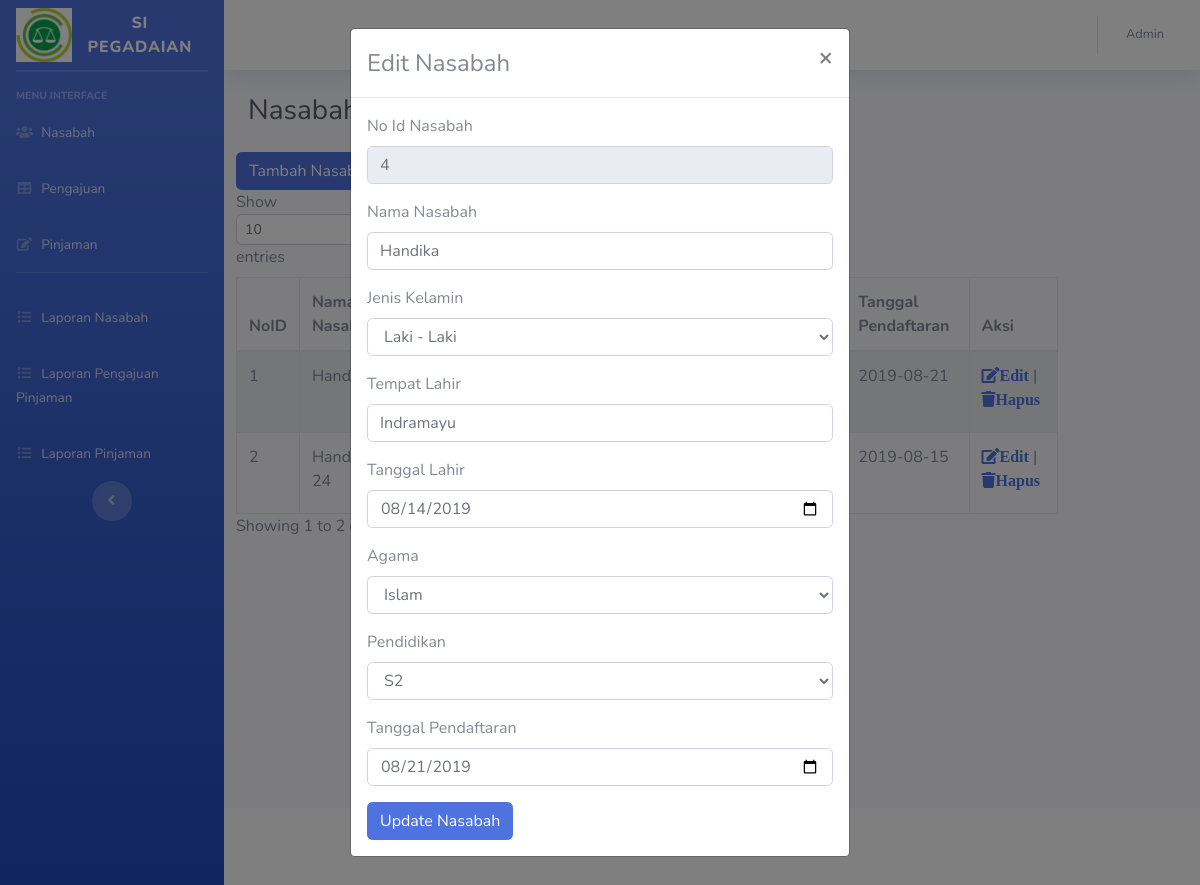
/admin/nasabah.php?func=editNasabah&tabel=nasabah&key=noidnasabah&noidnasabah=4, run on an earlier commit of the app's database.
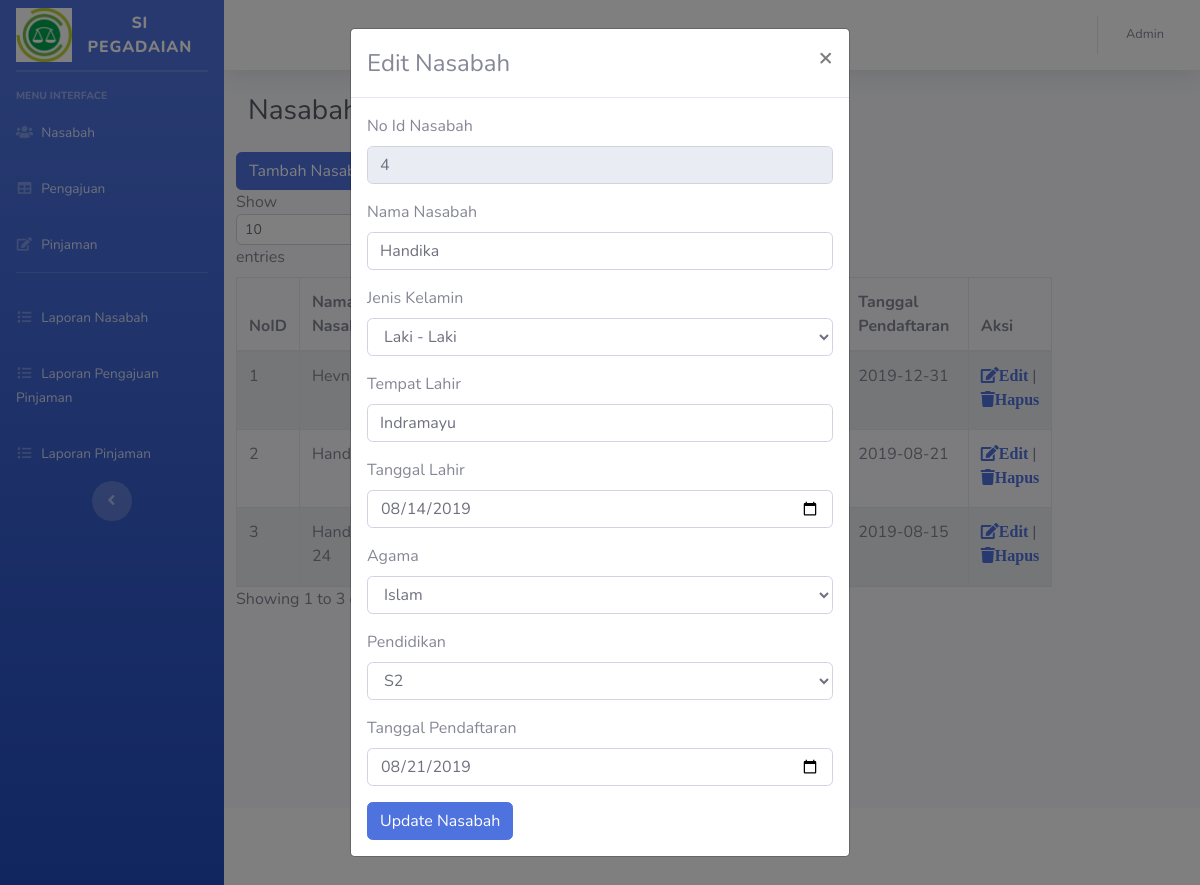
And on a later commit of the database.
### tables this page shows
CREATE TABLE `nasabah` (
  `noidnasabah` varchar(21) NOT NULL,
  `namanasabah` varchar(35) NOT NULL,
  `jeniskelaminnasabah` varchar(11) NOT NULL,
  `tempatlahirnasabah` varchar(35) NOT NULL,
  `tanggallahirnasabah` date NOT NULL,
  `agamanasabah` varchar(7) NOT NULL,
  `pendidikannasabah` varchar(7) NOT NULL,
  `tanggalpendaftaran` date NOT NULL
);

### function.php (called while the page is built, shortened)
<?php
function tampilData($tabel, $key = null){
    if (!$key == null) {
        $query = "SELECT *, sum($key) as total FROM $tabel";
        $mysqli = Database::getInstance()->getConnection();
        $result = $mysqli->query($query);
        while($d=mysqli_fetch_array($result)){
            $data[] =$d;
        }
    }else{
        $query = "SELECT * FROM $tabel";
        $mysqli = Database::getInstance()->getConnection();
        $result = $mysqli->query($query);
        while($d=mysqli_fetch_array($result)){
            $data[] =$d;
        }
    }
    return $data ?? '';
}
function ambilData($tabel,$key,$id){
    $query = "SELECT * FROM $tabel where $key = '$id'";
    $mysqli = Database::getInstance()->getConnection();
    $result = $mysqli->query($query);
    while($d=mysqli_fetch_array($result)){
        $data[] =$d;
    }
    return $data ?? '';
}
function cekData($tabel){
    $query = "SELECT * FROM $tabel";
    $mysqli = Database::getInstance()->getConnection();
    $result = $mysqli->query($query);
    if ($result->num_rows == 0) {
        return true;
    }else {
        return false;
    }
}
?>

### admin/nasabah.php (the view, shortened to what the changed rows need)
<?php
include '../function.php';
?>
<!DOCTYPE html>
<html lang="en">
<head>
  <link href="../assets/css/all.min.css" rel="stylesheet" type="text/css">
  <link href="../assets/css/sb-admin-2.min.css" rel="stylesheet">
</head>
<body id="page-top">
  <div id="wrapper">
    <div id="content-wrapper" class="d-flex flex-column">
      <div id="content">
        <div class="container-fluid">
          <div class="d-sm-flex align-items-center justify-content-between mb-4">
            <h1 class="h3 mb-0 text-gray-800">Nasabah</h1>
          </div>
          <div class="row">
          <button type="button" class="btn btn-primary" data-toggle="modal" data-target="#tambahNasabah">Tambah Nasabah
          </button>
            <table id="nasabah" class="table table-striped table-bordered bg" style="width:100%">
              <thead>
                  <tr>
                      <th>NoID</th>
                      <th>Nama Nasabah</th>
                      <th>Jenis Kelamin</th>
                      <th>Tempat Lahir</th>
                      <th>Tanggal Lahir</th>
                      <th>Agama</th>
                      <th>Pendidikan</th>
                      <th>Tanggal Pendaftaran</th>
                      <th>Aksi</th>
                  </tr>
              </thead>
              <tbody>
              <?php
              if (cekData("nasabah") == true) {
              }else {
                $no = 1;
                foreach (tampilData("nasabah") as $d) {
                  ?>
                    <tr>
                        <td><?= $no++ ?></td>
                        <td><?= $d['namanasabah']; ?></td>
                        <td><?= $d['jeniskelaminnasabah']; ?></td>
                        <td><?= $d['tempatlahirnasabah']; ?></td>
                        <td><?= $d['tanggallahirnasabah']; ?></td>
                        <td><?= $d['agamanasabah']; ?></td>
                        <td><?= $d['agamanasabah']; ?></td>
                        <td><?= $d['tanggalpendaftaran']; ?></td>
                        <td><a href="nasabah.php?func=editNasabah&tabel=nasabah&key=noidnasabah&noidnasabah=<?=$d['noidnasabah']; ?>" type="button" class="fa fa-edit" id="edit">Edit</a> | <a href="nasabah.php?func=hapusData&tabel=nasabah&key=noidnasabah&noidnasabah=<?=$d['noidnasabah']; ?>" class="fa fa-trash">Hapus</a></td>
                    </tr>
                <?php
                  }
                ?>
              <?php
              }
              ?>
              </tbody>
            </table>
          </div>
        </div>
      </div>
    </div>
  </div>
<div class="modal" id="myModal">
  <div class="modal-dialog">
    <div class="modal-content">
      <div class="modal-body">
        <form action="../function.php?func=updateNasabah" method="GET">
        <?php
        foreach (ambilData($_GET['tabel'],$_GET['key'],$_GET['noidnasabah']) as $data) {
                  ?>
                <?php
                  }
                ?>
          <div class="form-group">
            <label for="noidnasabah">No Id Nasabah</label>
            <input type="text" class="form-control" name="noidnasabah" value="<?= $data['noidnasabah'];?>" readonly>
          </div>
          <div class="form-group">
            <label for="namanasabah">Nama Nasabah</label>
            <input type="text" class="form-control" name="namanasabah" value="<?= $data['namanasabah'];?>">
          </div>
          <div class="form-group">
            <label for="tempatlahirnasabah">Tempat Lahir</label>
            <input type="text" class="form-control" name="tempatlahirnasabah" value="<?= $data['tempatlahirnasabah'];?>">
          </div>
          <div class="form-group">
            <label for="tanggallahirnasabah">Tanggal Lahir</label>
            <input type="date" class="form-control" name="tanggallahirnasabah" value="<?= $data['tanggallahirnasabah'];?>">
          </div>
          <div class="form-group">
            <label for="tanggalpendaftaran">Tanggal Pendaftaran</label>
            <input type="date" class="form-control" name="tanggalpendaftaran" value="<?= $data['tanggalpendaftaran'];?>">
          </div>
        </form>
      </div>
    </div>
  </div>
</div>
</body>
</html>

What changed in the data, as far as the page shows it:
added nasabah: namanasabah "Hevn", tanggalpendaftaran "2019-12-31"
Also different on the page:
text written by a page script: "Show entries Showing 1 to 2 of 2 entries" → "Show entries Showing 1 to 3 of 3 entries"
